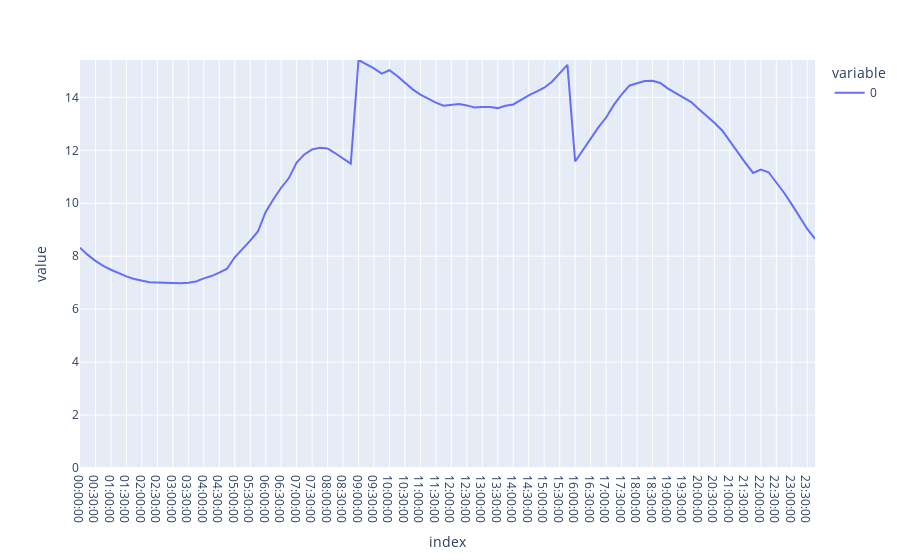

The notebook cell saved with this chart:
### Code cell
# fig = make_subplots(rows=1, cols=1)#,specs=[[{"secondary_y": True}]])
fig = go.Figure(total_day_profile.plot())
fig.update_yaxes(range = [0,total_day_profile_peak])

### Figure 1 — Plotly figure (JSON) as saved in the notebook; plotly's stock layout.template omitted (floating-point values rounded to 4 significant figures)
{"data": [{"hovertemplate": "variable=0<br>index=%{x}<br>value=%{y}<extra></extra>", "legendgroup": "0", "line": {"color": "#636efa", "dash": "solid"}, "marker": {"symbol": "circle"}, "mode": "lines", "name": "0", "orientation": "v", "showlegend": true, "type": "scatter", "x": ["00:00:00", "00:15:00", "00:30:00", "00:45:00", "01:00:00", "01:15:00", "01:30:00", "01:45:00", "02:00:00", "02:15:00", "02:30:00", "02:45:00", "03:00:00", "03:15:00", "03:30:00", "03:45:00", "04:00:00", "04:15:00", "04:30:00", "04:45:00", "05:00:00", "05:15:00", "05:30:00", "05:45:00", "06:00:00", "06:15:00", "06:30:00", "06:45:00", "07:00:00", "07:15:00", "07:30:00", "07:45:00", "08:00:00", "08:15:00", "08:30:00", "08:45:00", "09:00:00", "09:15:00", "09:30:00", "09:45:00", "10:00:00", "10:15:00", "10:30:00", "10:45:00", "11:00:00", "11:15:00", "11:30:00", "11:45:00", "12:00:00", "12:15:00", "12:30:00", "12:45:00", "13:00:00", "13:15:00", "13:30:00", "13:45:00", "14:00:00", "14:15:00", "14:30:00", "14:45:00", "15:00:00", "15:15:00", "15:30:00", "15:45:00", "16:00:00", "16:15:00", "16:30:00", "16:45:00", "17:00:00", "17:15:00", "17:30:00", "17:45:00", "18:00:00", "18:15:00", "18:30:00", "18:45:00", "19:00:00", "19:15:00", "19:30:00", "19:45:00", "20:00:00", "20:15:00", "20:30:00", "20:45:00", "21:00:00", "21:15:00", "21:30:00", "21:45:00", "22:00:00", "22:15:00", "22:30:00", "22:45:00", "23:00:00", "23:15:00", "23:30:00", "23:45:00"], "xaxis": "x", "y": [8.322, 8.049, 7.826, 7.632, 7.488, 7.351, 7.237, 7.138, 7.072, 7.018, 7.009, 6.989, 6.983, 6.975, 6.999, 7.043, 7.161, 7.251, 7.381, 7.527, 7.96, 8.259, 8.585, 8.933, 9.672, 10.15, 10.59, 10.95, 11.53, 11.84, 12.03, 12.09, 12.07, 11.89, 11.71, 11.5, 15.41, 15.25, 15.1, 14.9, 15.02, 14.81, 14.55, 14.3, 14.1, 13.94, 13.8, 13.68, 13.7, 13.75, 13.7, 13.62, 13.64, 13.64, 13.59, 13.69, 13.73, 13.91, 14.08, 14.22, 14.36, 14.59, 14.9, 15.23, 11.58, 12.0, 12.4, 12.86, 13.24, 13.71, 14.11, 14.44, 14.53, 14.62, 14.62, 14.54, 14.33, 14.17, 14.0, 13.82, 13.55, 13.31, 13.04, 12.75, 12.33, 11.95, 11.52, 11.15, 11.27, 11.17, 10.8, 10.4, 9.957, 9.486, 9.028, 8.652], "yaxis": "y"}], "layout": {"legend": {"title": {"text": "variable"}, "tracegroupgap": 0}, "margin": {"t": 60}, "xaxis": {"anchor": "y", "domain": [0, 1], "title": {"text": "index"}}, "yaxis": {"anchor": "x", "domain": [0, 1], "range": [0, 15.41], "title": {"text": "value"}}}}
